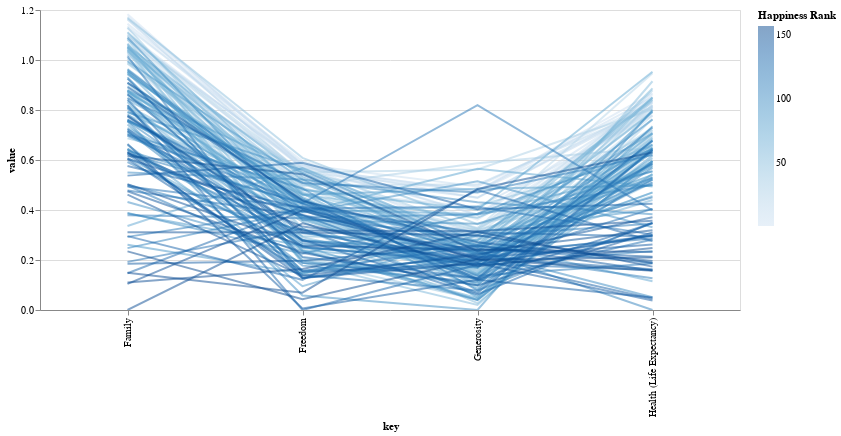

The cell this chart's notebook holds for it:
### Code cell
# Build a parallel coordinates plot
alt.Chart(data).transform_window(
    index="count()"
).transform_fold(
    ["Health (Life Expectancy)", "Generosity","Family", "Freedom"]
).mark_line().encode(
    x="key:N",
    y="value:Q",
    detail="index:N",
    opacity=alt.value(0.5),
    color=alt.Color("Happiness Rank:Q", scale=alt.Scale(scheme="blues")),
    tooltip=["Country"]
).properties(width=700).interactive()

### Figure 1 — Vega-Lite specification as saved in the notebook (floating-point values rounded to 4 significant figures; data arrays with more than 128 entries replaced by an {"elided": "..."} marker saying what was removed)
{"config": {"view": {"continuousWidth": 300, "continuousHeight": 300}}, "data": {"name": "data-5e601643f147ccceb8cef2df73f91dfd"}, "mark": {"type": "line"}, "encoding": {"color": {"field": "Happiness Rank", "scale": {"scheme": "blues"}, "type": "quantitative"}, "detail": {"field": "index", "type": "nominal"}, "opacity": {"value": 0.5}, "tooltip": [{"field": "Country", "type": "nominal"}], "x": {"field": "key", "type": "nominal"}, "y": {"field": "value", "type": "quantitative"}}, "params": [{"name": "param_1", "select": {"type": "interval", "encodings": ["x", "y"]}, "bind": "scales"}], "transform": [{"window": [{"op": "count", "as": "index"}]}, {"fold": ["Health (Life Expectancy)", "Generosity", "Family", "Freedom"]}], "width": 700, "$schema": "https://vega.github.io/schema/vega-lite/v5.16.3.json", "datasets": {"data-5e601643f147ccceb8cef2df73f91dfd": {"elided": "157 records"}}}
